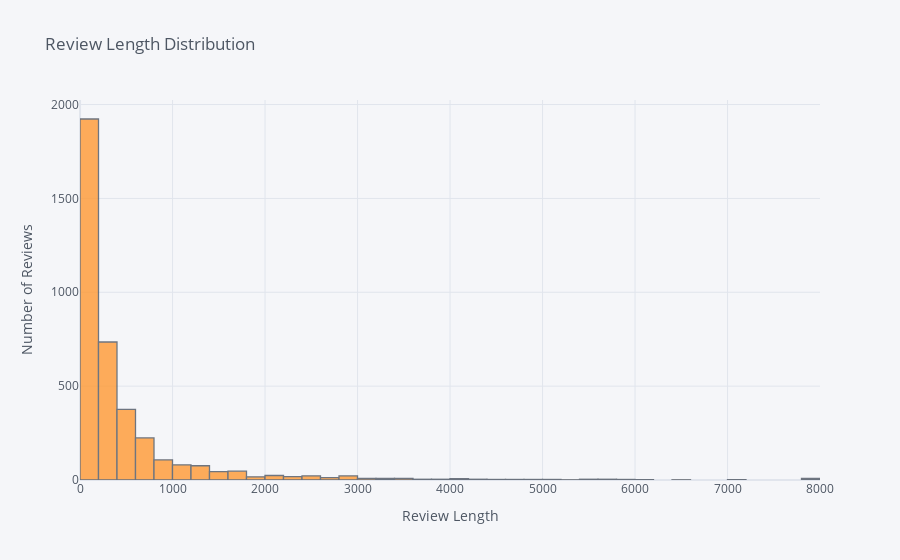

Notebook cell for this chart:
### Markdown cell above
### Distribution of Review Text Length and Word Length

### Code cell
df['length'].iplot(kind='hist', bins=50,
                  xTitle='Review Length',
                  yTitle='Number of Reviews', 
                  title='Review Length Distribution')

### Figure 1 — Plotly figure (JSON) as saved in the notebook; plotly's stock layout.template omitted (floating-point values rounded to 4 significant figures; data arrays with more than 128 entries replaced by an {"elided": "..."} marker saying what was removed)
{"data": [{"histfunc": "count", "histnorm": "", "marker": {"color": "rgba(255, 153, 51, 1.0)", "line": {"color": "#4D5663", "width": 1.3}}, "name": "length", "nbinsx": 50, "opacity": 0.8, "orientation": "v", "type": "histogram", "x": {"elided": "3812 int values"}}], "layout": {"barmode": "overlay", "legend": {"bgcolor": "#F5F6F9", "font": {"color": "#4D5663"}}, "paper_bgcolor": "#F5F6F9", "plot_bgcolor": "#F5F6F9", "title": {"font": {"color": "#4D5663"}, "text": "Review Length Distribution"}, "xaxis": {"gridcolor": "#E1E5ED", "showgrid": true, "tickfont": {"color": "#4D5663"}, "title": {"font": {"color": "#4D5663"}, "text": "Review Length"}, "zerolinecolor": "#E1E5ED"}, "yaxis": {"gridcolor": "#E1E5ED", "showgrid": true, "tickfont": {"color": "#4D5663"}, "title": {"font": {"color": "#4D5663"}, "text": "Number of Reviews"}, "zerolinecolor": "#E1E5ED"}}}
